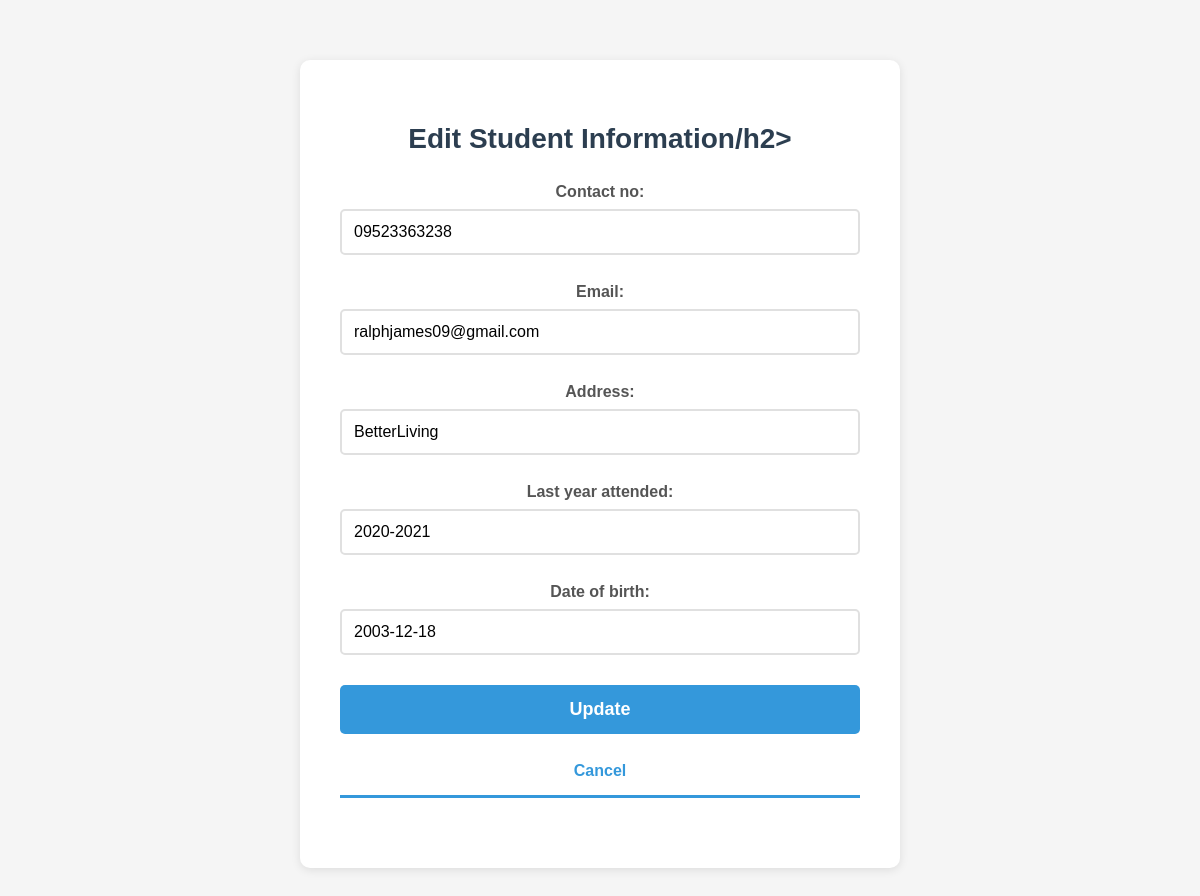
Screenshot of /student-information/edit/2/ (signed in) with the database file from the repository.
### online_enrollment/models.py (models this page shows, shortened)
class StudentInformation(models.Model):
    contact_no = models.CharField(max_length=100)
    email = models.EmailField(max_length=100)
    address = models.CharField(max_length=100)
    last_year_attended = models.CharField(max_length=100)
    date_of_birth = models.DateField()

### online_enrollment/views.py (the view)
# urls.py: path("student-information/edit/<int:id>/", views.edit_student_info, name="edit_student_information"),
@login_required(login_url='login')
def edit_student_info(request, id):
    student_info = get_object_or_404(StudentInformation, id=id)
    if request.method == 'POST':
        form = StudentInformationForm(request.POST, instance=student_info)
        if form.is_valid():
            form.save()
            messages.success(request, "Student Information updated successfully!")
            return redirect('student_information')
    else:
        form = StudentInformationForm(instance=student_info)
    return render(request, 'online_enrollment/edit_student_info.html', {'form': form, 'student_info': student_info})

### online_enrollment/forms.py
class StudentInformationForm(forms.ModelForm):
    class Meta:
        model = StudentInformation
        fields = ['contact_no','email','address','last_year_attended','date_of_birth']

### online_enrollment/templates/online_enrollment/edit_student_info.html (shortened to what this page needs)
{% block content %}
<div class="add-student-container">
    <div class="add-student-box">
        <h2>Edit Student Information/h2>
        <form method="POST">
            {{ form.as_p }}
            <button type="submit" class="save-btn">Update</button>
        </form>
        <a href="{% url 'student_information' %}" class="back-link"> Cancel</a>
    </div>
</div>
{% endblock %}

### online_enrollment/templates/online_enrollment/edit_student_info.html (style rules this page uses)
.add-student-container { max-width: 600px; margin: 40px auto; }
.add-student-box { background: white; border-radius: 10px; padding: 40px; box-shadow: 0 2px 10px rgba(0,0,0,0.1); }
h2 { color: #2c3e50; text-align: center; margin-bottom: 30px; font-size: 28px; border-bottom: 3px solid #3498db; padding-bottom: 15px; }
form p { margin-bottom: 20px; }
form label { display: block; color: #555; font-weight: bold; margin-bottom: 8px; font-size: 16px; }
form input[type="text"], form input[type="number"], form input[type="email"], form select, form textarea { width: 100%; padding: 12px; border: 2px solid #e0e0e0; border-radius: 5px; font-size: 16px; box-sizing: border-box; }
.save-btn { width: 100%; padding: 14px; background-color: #3498db; color: white; border: none; border-radius: 5px; font-size: 18px; font-weight: bold; cursor: pointer; margin-top: 10px; }
.back-link { display: block; text-align: center; margin-top: 20px; color: #3498db; text-decoration: none; font-weight: bold; font-size: 16px; }

### rows the page displays
StudentInformation: contact_no "09523363238", email "ralphjames09@gmail.com", address "BetterLiving", last_year_attended "2020-2021", date_of_birth "2003-12-18"
